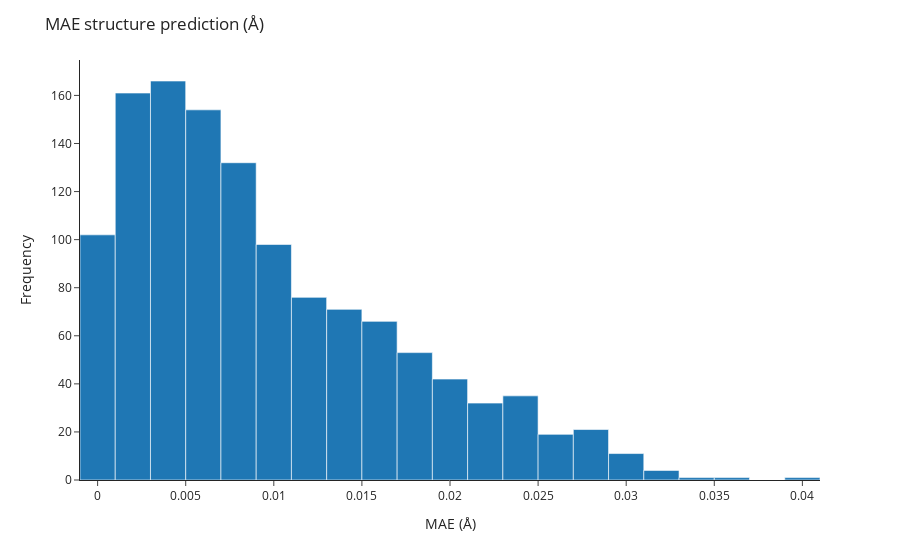

The notebook cell this image was saved under:
### Code cell
all_mae_norms = []

for idx, data in enumerate(train_loader):

    interpolated_ts_coords = data.pos_interpolated_transition_state.detach().numpy()
    real_ts_coords = data.pos_transition_state.detach().numpy()
    difference_ts_coords = interpolated_ts_coords - real_ts_coords
    norm_difference_ts_coords = np.linalg.norm(difference_ts_coords, axis=1)

    # Mean absolute error
    mae = np.mean(norm_difference_ts_coords)
    all_mae_norms.append(mae)

    # Plot the real and interpolated TS structures
    # with two different colors on the same plot
    fig = px.scatter_3d(
        x=np.concatenate((real_ts_coords[:, 0], interpolated_ts_coords[:, 0])),
        y=np.concatenate((real_ts_coords[:, 1], interpolated_ts_coords[:, 1])),
        z=np.concatenate((real_ts_coords[:, 2], interpolated_ts_coords[:, 2])),
        color=np.concatenate((np.zeros(len(real_ts_coords)), np.ones(len(interpolated_ts_coords)))),
    )

    # Set the title of the plot as the mean absolute error
    fig.update_layout(title=f"MAE of structure prediction: {mae:.3f} Å")
    fig.write_html(f"plots/hamiltonian_model/interpolated_ts_{idx}_mae_{mae:.3f}.html")

# Plot a histogram of the MAE
fig = px.histogram(x=all_mae_norms, nbins=20, template="simple_white")
fig.update_layout(title="MAE structure prediction (Å)")
fig.update_xaxes(title_text="MAE (Å)")
fig.update_yaxes(title_text="Frequency")
fig.write_html("plots/hamiltonian_model/interpolated_ts_mae_histogram.html")
fig.show()

### Figure 1 — Plotly figure (JSON) as saved in the notebook; plotly's stock layout.template omitted (floating-point values rounded to 4 significant figures; data arrays with more than 128 entries replaced by an {"elided": "..."} marker saying what was removed)
{"data": [{"alignmentgroup": "True", "bingroup": "x", "hovertemplate": "x=%{x}<br>count=%{y}<extra></extra>", "legendgroup": "", "marker": {"color": "#1F77B4", "pattern": {"shape": ""}}, "name": "", "nbinsx": 20, "offsetgroup": "", "orientation": "v", "showlegend": false, "type": "histogram", "x": {"elided": "1246 float values"}, "xaxis": "x", "yaxis": "y"}], "layout": {"barmode": "relative", "legend": {"tracegroupgap": 0}, "margin": {"t": 60}, "title": {"text": "MAE structure prediction (Å)"}, "xaxis": {"anchor": "y", "domain": [0, 1], "title": {"text": "MAE (Å)"}}, "yaxis": {"anchor": "x", "domain": [0, 1], "title": {"text": "Frequency"}}}}
